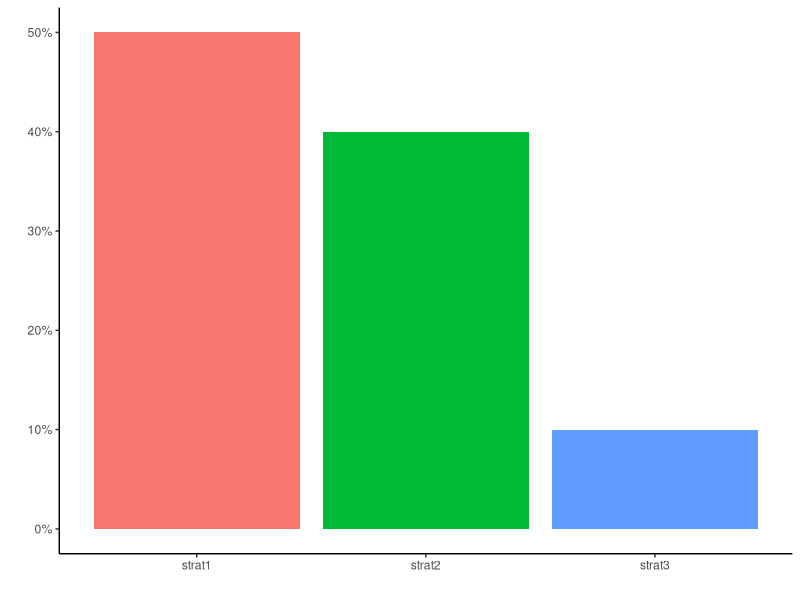
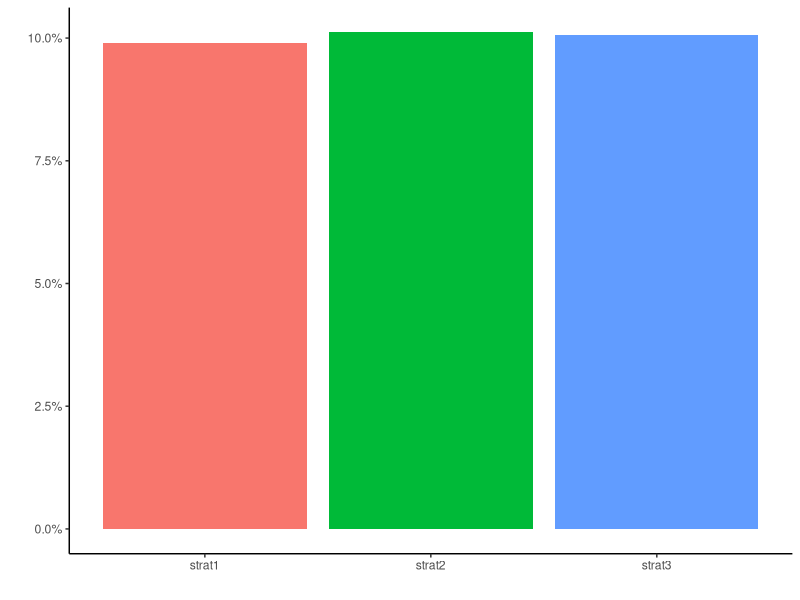
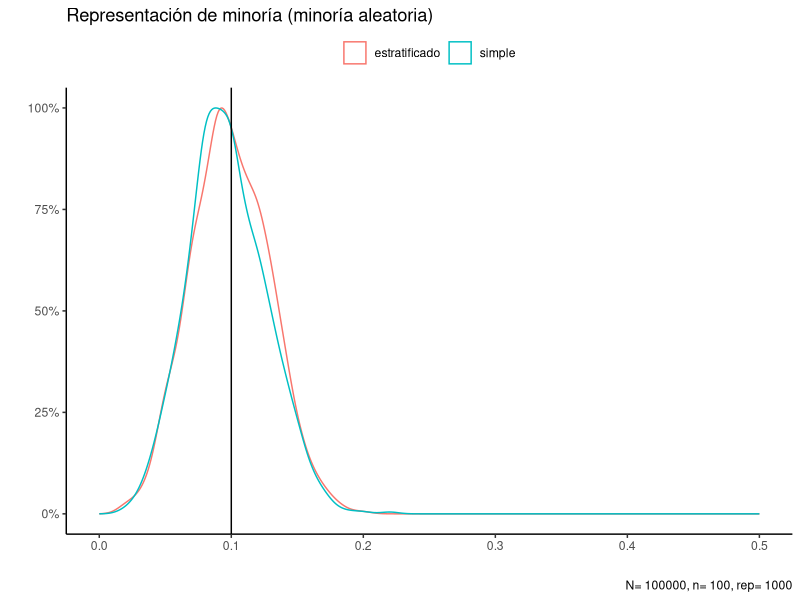
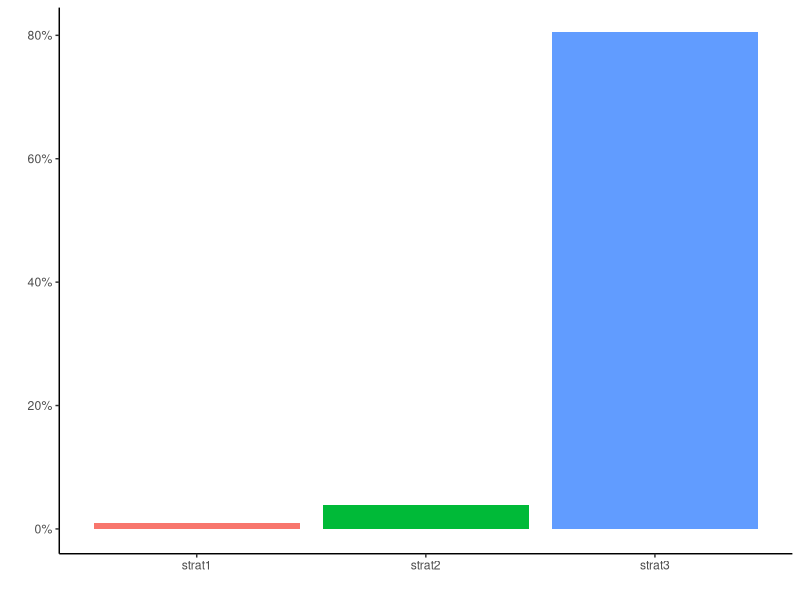
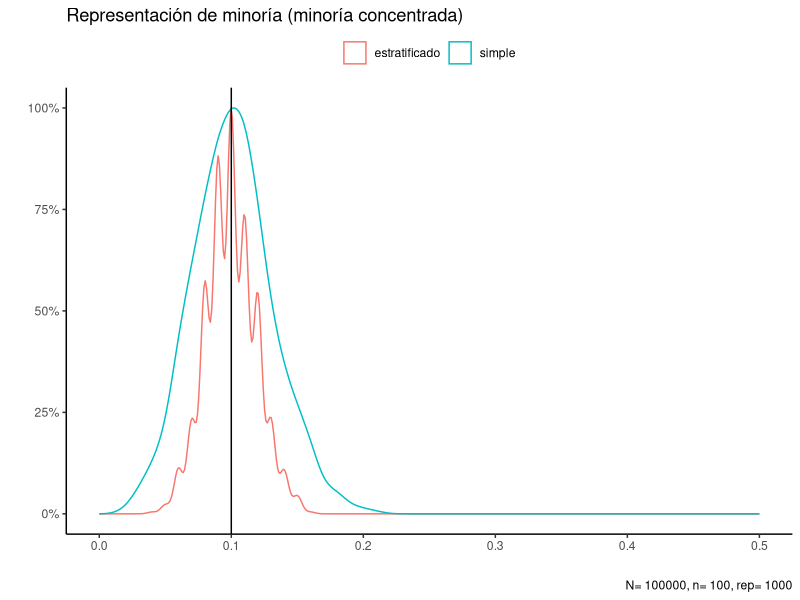

These charts were generated, in order, by the following R code:

library(tidyverse)
library(patchwork)

options(scipen = 999)

theme_set(theme_classic())

# población de 3 estratos desiguales con minoría aleatoriamente distribuida
# población de 3 estratos con minoría concentrada

# representación de minorías en ambos casos son aleatoriedad simple y estratificada

# POBLACIÓN DE 3 ESTRATOS DESIGUALES CON MINORÍA ALEATORIAMENTE DISTRIBUIDA
# se simula que minoría representa 10% de la población

n = 100000

set.seed(1234)
data <- data.frame(person = 1:n, 
                   strata = c(rep("strat1", n*.5),
                              rep("strat2", n*.4),
                              rep("strat3", n*.1)),
                   minoria = rbinom(n, 1, .1))

# ploteamos
data %>%
  group_by(strata) %>%
  summarize(p= n()/nrow(data)) %>%
  ggplot(aes(strata, p, fill = strata)) +
  geom_col() +
  guides(fill="none") +
  scale_y_continuous(labels = scales::percent) +
  labs(x="", y="")
            

sum(data$minoria/nrow(data))*100 # % observado

# resumen por grupo
data %>%
  group_by(strata) %>%
  summarize(p= sum(minoria)/n()) %>%
  ggplot(aes(strata, p, fill = strata)) +
  geom_col() +
  guides(fill="none") +
  scale_y_continuous(labels = scales::percent) +
  labs(x="", y="")


# Evaluamos si en 1000 muestras de 100, que tal sale la representación
# de esta minoría
sample <- 100
set.seed(1234)
replicate(1000, {
  temp.dat <- sample_n(data, sample)
  sum(temp.dat$minoria)/nrow(temp.dat)
}) -> sim1

set.seed(1234)
replicate(1000, {
  temp.dat_1 <- sample_n(data[data$strata=="strat1",], sample * .5)
  temp.dat_2 <- sample_n(data[data$strata=="strat2",], sample * .4)
  temp.dat_3 <- sample_n(data[data$strata=="strat3",], sample * .1)
  temp.dat <- bind_rows(temp.dat_1, temp.dat_2, temp.dat_3)
  sum(temp.dat$minoria)/nrow(temp.dat)
}) -> sim2

mean(sim1)
mean(sim2)

max(sim1)
max(sim2)

# graficamos caso minoría aleatoria
ggplot() +
  geom_density(aes(sim2, color= "estratificado", y=..scaled..)) +
  geom_density(aes(sim1, color= "simple", y=..scaled..)) +
  geom_vline(xintercept = .1)  +
  scale_x_continuous(limits = c(0,.5),
                     breaks = seq(0, .5, .1))+
  scale_y_continuous(limits = c(0, 1),
                     labels = scales::percent) +
  theme(legend.title = element_blank(),
        legend.position = "top") +
  labs(x="",y="", 
       caption = paste0("N= ", n, ", n= ", sample, ", rep= 1000"),
       title = "Representación de minoría (minoría aleatoria)")



# minoría segregada o concentrada en x estrato, pensemos en una zona geográfica
set.seed(1234)
data$minoria2 <-  c(rbinom(n*.5, 1, ((n*.1)*.05)/(n*.5)),
                    rbinom(n*.4, 1, ((n*.1)*.15)/(n*.4)),
                    rbinom(n*.1, 1, ((n*.1)*.8)/(n*.1)))


sum(data$minoria2)/n # % observado

# vemos como queda
data %>%
  group_by(strata) %>%
  summarize(p= sum(minoria2)/n()) %>%
  ggplot(aes(strata, p, fill = strata)) +
  geom_col() +
  guides(fill="none") +
  scale_y_continuous(labels = scales::percent) +
  labs(x="", y="")

# Simulamos nuevamente, pero en este escenario
set.seed(1234)
replicate(1000, {
  temp.dat <- sample_n(data, sample)
  sum(temp.dat$minoria2)/nrow(temp.dat)
}) -> sim3

set.seed(1234)
replicate(1000, {
  temp.dat_1 <- sample_n(data[data$strata=="strat1",], sample * .5)
  temp.dat_2 <- sample_n(data[data$strata=="strat2",], sample * .4)
  temp.dat_3 <- sample_n(data[data$strata=="strat3",], sample * .1)
  temp.dat <- bind_rows(temp.dat_1, temp.dat_2, temp.dat_3)
  sum(temp.dat$minoria2)/nrow(temp.dat)
}) -> sim4

ggplot() +
  geom_density(aes(sim4, color= "estratificado", y=..scaled..)) +
  geom_density(aes(sim3, color= "simple", y=..scaled..)) +
  geom_vline(xintercept = .1)  +
  scale_x_continuous(limits = c(0,.5),
                     breaks = seq(0, .5, .1))+
  scale_y_continuous(limits = c(0, 1),
                     labels = scales::percent) +
  theme(legend.title = element_blank(),
        legend.position = "top") +
  labs(x="",y="", 
       caption = paste0("N= ", n, ", n= ", sample, ", rep= 1000"),
       title = "Representación de minoría (minoría concentrada)")





















